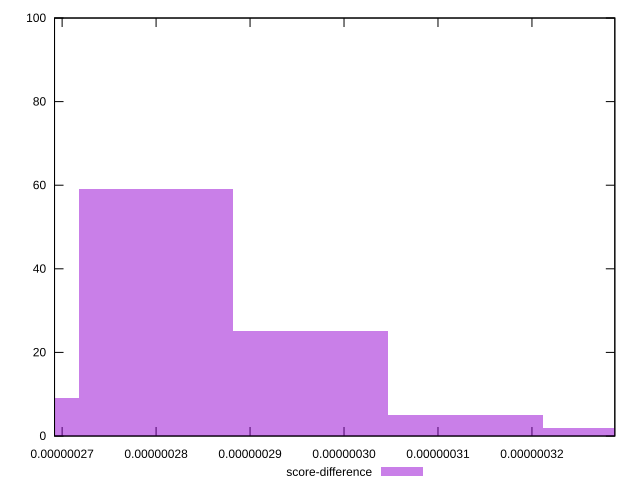

Recreate this plot in gnuplot.
reset

$scoreDifference <<EOF
3.2939414338226783e-7 2
2.6351531470581425e-7 9
2.7998502187492765e-7 59
2.9645472904404104e-7 25
3.1292443621315444e-7 5
EOF

set key outside below
set boxwidth 1.646970716911339e-8
set xrange [2.691926523912258e-7:3.2881931755213145e-7]
set yrange [0:100]
set trange [0:100]
set style fill transparent solid 0.5 noborder
set terminal svg size 640, 490 enhanced background rgb 'white'
set output "report_00008_2021-01-22T20:58:29.167/first-cpu-idle/samples/empty/score-difference/histogram.svg"

plot $scoreDifference title "score-difference" with boxes

reset
